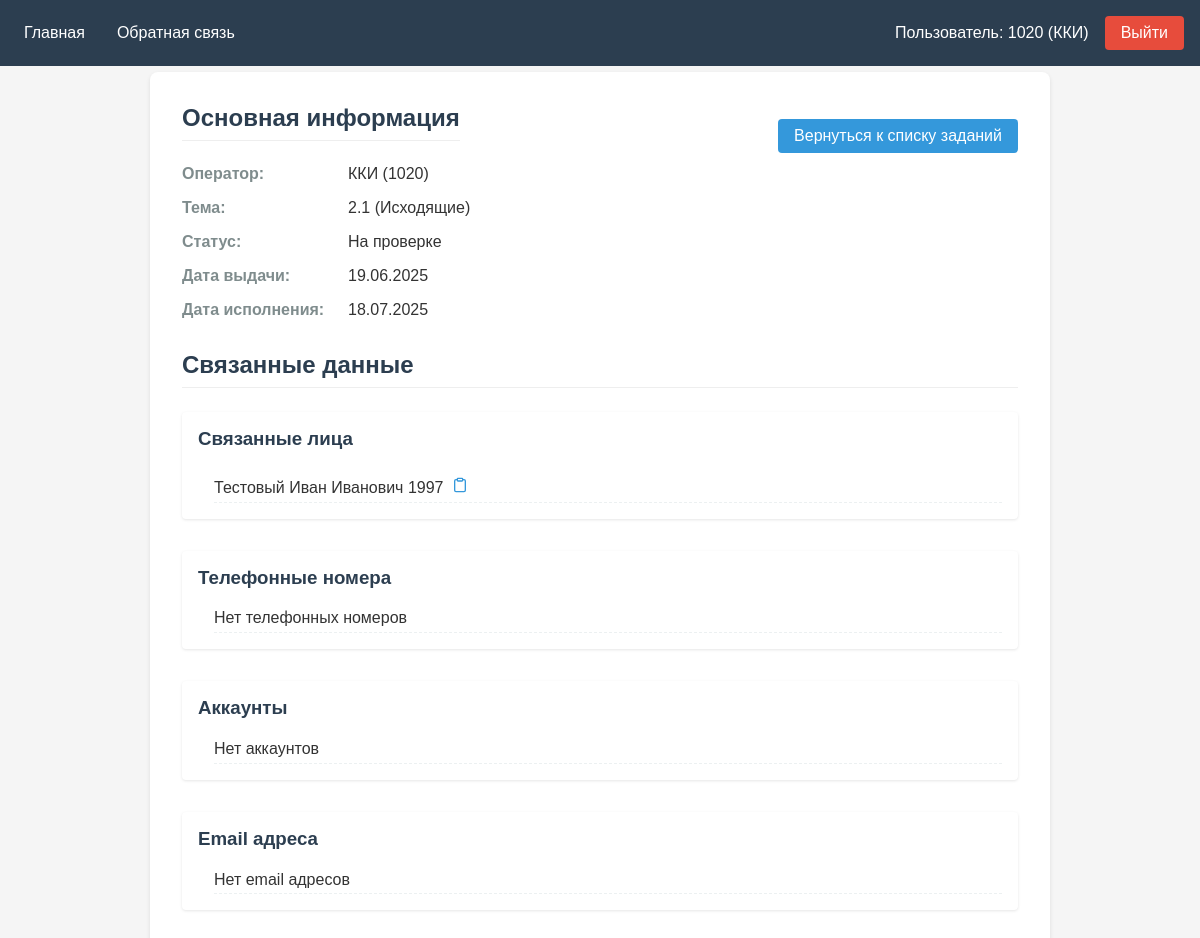
The app's page /tasker/task/5/ (signed in), older data.
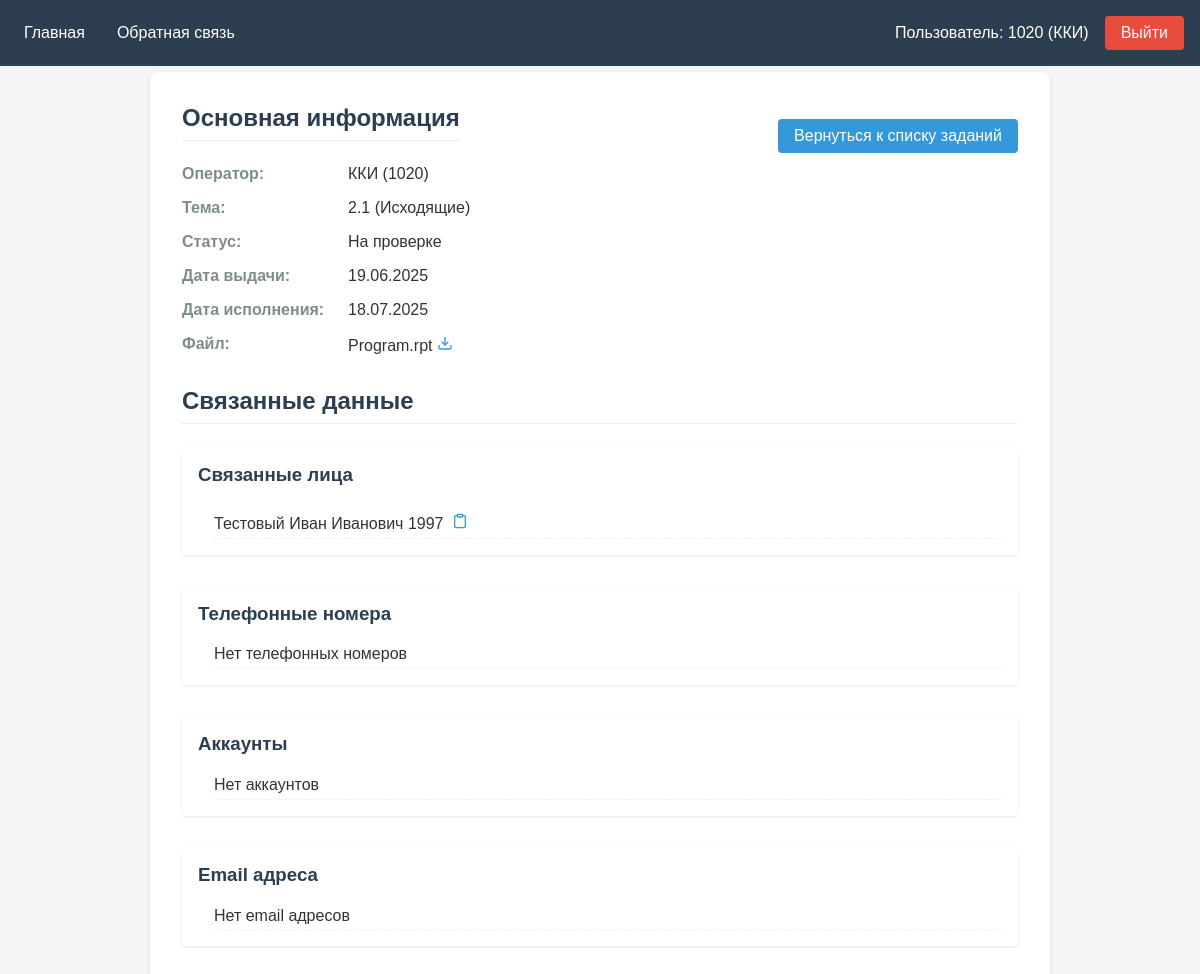
The same page, newer data.
### tasker/models.py (models this page shows, shortened)
class Tasks(models.Model):
    user = models.ForeignKey(CustomUser, on_delete=models.PROTECT)
    subject = models.ForeignKey(TaskSubjects, on_delete=models.PROTECT)
    status = models.ForeignKey(TaskStatus, on_delete=models.PROTECT, default=get_default_status)
    start_date = models.DateField()
    end_date = models.DateField()
    persons = models.ManyToManyField(Persons)
    phoneNumbers = models.ManyToManyField(PhoneNumbers)
    accounts = models.ManyToManyField(InternetAccounts)
    emails = models.ManyToManyField(Emails)
    file = models.FileField(upload_to='task_files/', blank=True, null=True, verbose_name="Прикрепленный файл")
    file_name = models.CharField(max_length=255, blank=True, null=True)

class TaskSubjects(models.Model):
    name = models.CharField()
    synonym = models.CharField()
    def __str__(self):
        return f"{self.synonym} ({self.name})"

class TaskStatus(models.Model):
    status = models.CharField()
    synonym = models.CharField()
    def __str__(self):
        return self.synonym

### tasker/myviews/tasks.py (the view)
# urls.py: path("<int:id>/", tasks.detail, name='detail'),
def detail(request, id):
    task = get_object_or_404(Tasks, id=id)
    if task.user != request.user and not request.user.groups.filter(name='main').exists():
        return redirect('list')
    else:
        context = {
            'task': task,
            'status': task.status.status
        }
        return render(request, 'tasks/detail.html', context)

### tasker/models.py (called while the page is built)
    def __str__(self):
        return f"{self.first_name} ({self.username})"

### tasker/templates/tasks/detail.html (shortened to what this page needs)
{% extends "menu.html" %}
{% block content %}
<div class="task-detail">
    <div class="task-info">
        <div class="header-container">
            <h2>Основная информация</h2>
            <a href="../" class="back-btn">Вернуться к списку заданий</a>
        </div>
        <div class="info-grid">
            <div class="info-label">Оператор:</div>
            <div>{{ task.user }}</div>
            <div class="info-label">Тема:</div>
            <div>{{ task.subject }}</div>
            <div class="info-label">Статус:</div>
            <div>{{ task.status }}</div>
            <div class="info-label">Дата выдачи:</div>
            <div>{{ task.start_date|date:"d.m.Y" }}</div>
            <div class="info-label">Дата исполнения:</div>
            <div>{{ task.end_date|date:"d.m.Y" }}</div>
            {% if task.file %}
            <div class="info-label">Файл:</div>
            <div>
                <span>{{ task.file_name }}</span>
                <a href="{% url 'download_file' task.id %}" download title="Скачать файл">
                    <svg width="16" height="16" viewBox="0 0 24 24" fill="none" stroke="#3498db" stroke-width="2">
                        <path d="M21 15v4a2 2 0 0 1-2 2H5a2 2 0 0 1-2-2v-4"></path>
                        <polyline points="7 10 12 15 17 10"></polyline>
                        <line x1="12" y1="15" x2="12" y2="3"></line>
                    </svg>
                </a>
            </div>
            {% endif %}
        </div>
    </div>
    <div class="related-data">
        <h2>Связанные данные</h2>
        <div class="data-section">
            <h3>Связанные лица</h3>
            <ul>
                {% for person in task.persons.all %}
                    <li>
                        <span>{{ person.person }}</span>
                        {% include "includes/copy_button.html" %}
                    </li>
                {% empty %}
                    <li>Нет связанных лиц</li>
                {% endfor %}
            </ul>
        </div>
        <div class="data-section">
            <h3>Телефонные номера</h3>
            <ul>
                {% for number in task.phoneNumbers.all %}
                    <li>
                        <span>{{ number.numbers }}</span>
                        {% include "includes/copy_button.html" %}
                    </li>
                {% empty %}
                    <li>Нет телефонных номеров</li>
                {% endfor %}
            </ul>
        </div>
        <div class="data-section">
            <h3>Аккаунты</h3>
            <ul>
                {% for account in task.accounts.all %}
                    <li>
                        <span>{{ account.account }}</span>
                        {% include "includes/copy_button.html" %}
                    </li>
                {% empty %}
                    <li>Нет аккаунтов</li>
                {% endfor %}
            </ul>
        </div>
        <div class="data-section">
            <h3>Email адреса</h3>
            <ul>
                {% for email in task.emails.all %}
                    <li>
                        <span>{{ email.email }}</span>
                        {% include "includes/copy_button.html" %}
                    </li>
                {% empty %}
                    <li>Нет email адресов</li>
                {% endfor %}
            </ul>
        </div>
    </div>
</div>
{% endblock content %}

Row changes from the older to the newer data that the page shows:
changed Tasks "ККИ (1020)": file empty → "task_files/Program.rpt" (drawn); file_name (not shown) → "Program.rpt"
Text that changed along with them:
text now shown: "Файл:"
